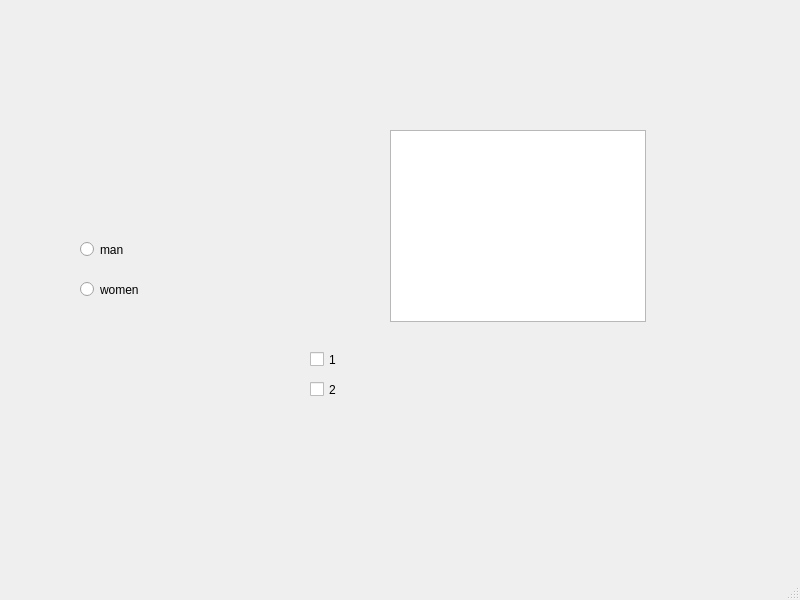
<?xml version="1.0" encoding="UTF-8"?>
<ui version="4.0">
 <class>MainWindow</class>
 <widget class="QMainWindow" name="MainWindow">
  <property name="geometry">
   <rect>
    <x>0</x>
    <y>0</y>
    <width>800</width>
    <height>600</height>
   </rect>
  </property>
  <property name="windowTitle">
   <string>MainWindow</string>
  </property>
  <widget class="QWidget" name="centralwidget">
   <widget class="QRadioButton" name="rbtnman">
    <property name="geometry">
     <rect>
      <x>80</x>
      <y>240</y>
      <width>115</width>
      <height>19</height>
     </rect>
    </property>
    <property name="text">
     <string>man</string>
    </property>
   </widget>
   <widget class="QRadioButton" name="rbtnwoman">
    <property name="geometry">
     <rect>
      <x>80</x>
      <y>280</y>
      <width>115</width>
      <height>19</height>
     </rect>
    </property>
    <property name="text">
     <string>women</string>
    </property>
   </widget>
   <widget class="QWidget" name="cbox" native="true">
    <property name="geometry">
     <rect>
      <x>290</x>
      <y>330</y>
      <width>120</width>
      <height>80</height>
     </rect>
    </property>
    <widget class="QCheckBox" name="cbok1">
     <property name="geometry">
      <rect>
       <x>20</x>
       <y>20</y>
       <width>91</width>
       <height>19</height>
      </rect>
     </property>
     <property name="text">
      <string>1</string>
     </property>
    </widget>
    <widget class="QCheckBox" name="cbok2">
     <property name="geometry">
      <rect>
       <x>20</x>
       <y>50</y>
       <width>91</width>
       <height>19</height>
      </rect>
     </property>
     <property name="text">
      <string>2</string>
     </property>
    </widget>
   </widget>
   <widget class="QListWidget" name="listWidget">
    <property name="geometry">
     <rect>
      <x>390</x>
      <y>130</y>
      <width>256</width>
      <height>192</height>
     </rect>
    </property>
   </widget>
  </widget>
  <widget class="QMenuBar" name="menubar">
   <property name="geometry">
    <rect>
     <x>0</x>
     <y>0</y>
     <width>800</width>
     <height>26</height>
    </rect>
   </property>
  </widget>
  <widget class="QStatusBar" name="statusbar"/>
 </widget>
 <resources/>
 <connections/>
</ui>
